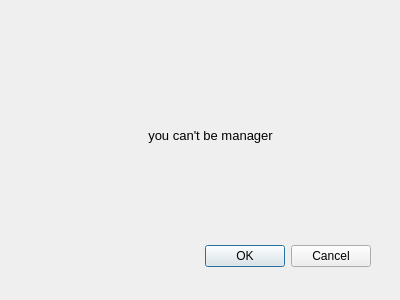
<?xml version="1.0" encoding="UTF-8"?>
<ui version="4.0">
 <class>pop</class>
 <widget class="QDialog" name="pop">
  <property name="geometry">
   <rect>
    <x>0</x>
    <y>0</y>
    <width>400</width>
    <height>300</height>
   </rect>
  </property>
  <property name="windowTitle">
   <string>Dialog</string>
  </property>
  <widget class="QDialogButtonBox" name="buttonBox">
   <property name="geometry">
    <rect>
     <x>30</x>
     <y>240</y>
     <width>341</width>
     <height>32</height>
    </rect>
   </property>
   <property name="orientation">
    <enum>Qt::Horizontal</enum>
   </property>
   <property name="standardButtons">
    <set>QDialogButtonBox::Cancel|QDialogButtonBox::Ok</set>
   </property>
  </widget>
  <widget class="QLabel" name="label">
   <property name="geometry">
    <rect>
     <x>50</x>
     <y>100</y>
     <width>321</width>
     <height>71</height>
    </rect>
   </property>
   <property name="font">
    <font>
     <pointsize>10</pointsize>
    </font>
   </property>
   <property name="text">
    <string>you can't be manager</string>
   </property>
   <property name="alignment">
    <set>Qt::AlignCenter</set>
   </property>
  </widget>
 </widget>
 <resources/>
 <connections>
  <connection>
   <sender>buttonBox</sender>
   <signal>accepted()</signal>
   <receiver>pop</receiver>
   <slot>accept()</slot>
   <hints>
    <hint type="sourcelabel">
     <x>248</x>
     <y>254</y>
    </hint>
    <hint type="destinationlabel">
     <x>157</x>
     <y>274</y>
    </hint>
   </hints>
  </connection>
  <connection>
   <sender>buttonBox</sender>
   <signal>rejected()</signal>
   <receiver>pop</receiver>
   <slot>reject()</slot>
   <hints>
    <hint type="sourcelabel">
     <x>316</x>
     <y>260</y>
    </hint>
    <hint type="destinationlabel">
     <x>286</x>
     <y>274</y>
    </hint>
   </hints>
  </connection>
 </connections>
</ui>
